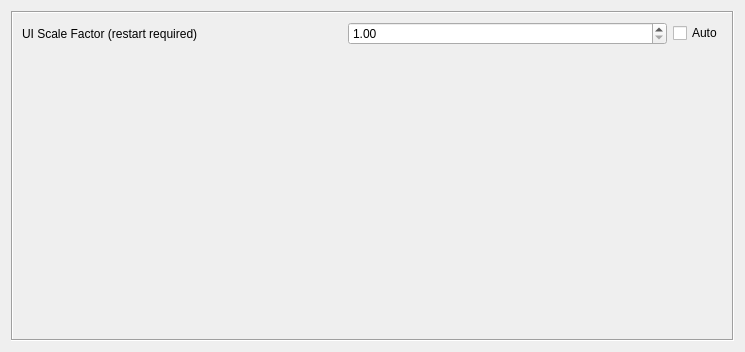
<?xml version="1.0" encoding="UTF-8"?>
<ui version="4.0">
 <class>PageSettings</class>
 <widget class="QWidget" name="PageSettings">
  <property name="geometry">
   <rect>
    <x>0</x>
    <y>0</y>
    <width>745</width>
    <height>352</height>
   </rect>
  </property>
  <property name="windowTitle">
   <string>Form</string>
  </property>
  <layout class="QVBoxLayout" name="verticalLayout_2">
   <item>
    <widget class="QFrame" name="frame">
     <property name="frameShape">
      <enum>QFrame::Box</enum>
     </property>
     <property name="frameShadow">
      <enum>QFrame::Sunken</enum>
     </property>
     <property name="lineWidth">
      <number>1</number>
     </property>
     <layout class="QVBoxLayout" name="verticalLayout">
      <item>
       <layout class="QHBoxLayout" name="horizontalLayout">
        <item>
         <widget class="QLabel" name="label">
          <property name="text">
           <string>UI Scale Factor (restart required)</string>
          </property>
         </widget>
        </item>
        <item>
         <widget class="QDoubleSpinBox" name="uiScaleBox">
          <property name="toolTip">
           <string>&lt;html&gt;&lt;head/&gt;&lt;body&gt;&lt;p&gt;Scale the user intefrace with this factor. Useful for high resolution monitors. ESC Tool must be restarted for this setting to take effect.&lt;/p&gt;&lt;/body&gt;&lt;/html&gt;</string>
          </property>
          <property name="minimum">
           <double>1.000000000000000</double>
          </property>
          <property name="maximum">
           <double>3.000000000000000</double>
          </property>
          <property name="singleStep">
           <double>0.100000000000000</double>
          </property>
         </widget>
        </item>
        <item>
         <widget class="QCheckBox" name="uiAutoScaleBox">
          <property name="sizePolicy">
           <sizepolicy hsizetype="Fixed" vsizetype="Fixed">
            <horstretch>0</horstretch>
            <verstretch>0</verstretch>
           </sizepolicy>
          </property>
          <property name="toolTip">
           <string>&lt;html&gt;&lt;head/&gt;&lt;body&gt;&lt;p&gt;Try to determine the scaling factor automatically from the screen resolution and the system font settings. ESC Tool must be restarted for this setting to take effect.&lt;/p&gt;&lt;/body&gt;&lt;/html&gt;</string>
          </property>
          <property name="text">
           <string>Auto</string>
          </property>
         </widget>
        </item>
       </layout>
      </item>
      <item>
       <spacer name="verticalSpacer">
        <property name="orientation">
         <enum>Qt::Vertical</enum>
        </property>
        <property name="sizeHint" stdset="0">
         <size>
          <width>20</width>
          <height>144</height>
         </size>
        </property>
       </spacer>
      </item>
     </layout>
    </widget>
   </item>
  </layout>
 </widget>
 <resources/>
 <connections/>
</ui>
